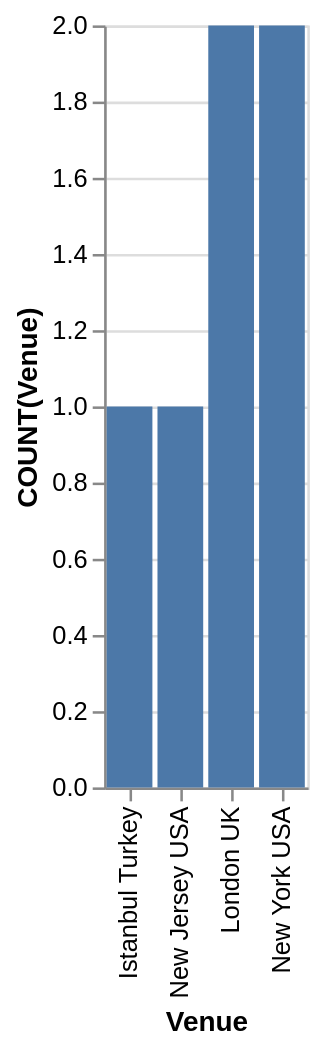

Write the Vega-Lite specification saved for this chart.
### Vega-Lite specification from a JSON file in a GitHub repository (floating-point values rounded to 4 significant figures)
{"data": {"values": [{"x_data": "Istanbul Turkey", "y_data": 1}, {"x_data": "New Jersey USA", "y_data": 1}, {"x_data": "London UK", "y_data": 2}, {"x_data": "New York USA", "y_data": 2}]}, "mark": "bar", "encoding": {"x": {"field": "x_data", "type": "nominal", "title": "Venue", "sort": {"op": "sum", "field": "y_data", "order": "ascending"}}, "y": {"field": "y_data", "type": "quantitative", "title": "COUNT(Venue)"}}}
